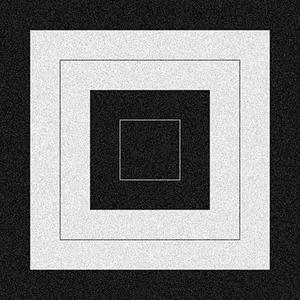
#> input picture HW5/images/img3.jpg, 300 x 300 px, given in place of img1.jpg, which was not available
$ python 110590034_hw3.py
#> lines starting #> are read from the running program, lines starting #| are printed output that depends on the picture; after the words box and inside, x2 and y2 are one past the last pixel; in counts of white or black regions, pixels touching at a corner belong together; pictures that were not available may be replaced by others from this repository, and a replacement may not be noted
#> in image, image is the input picture: shape (300, 300, 3); min 0, max 255, mean 122.3
'''
Modules import
'''
import numpy as np
import cv2

def rgb_to_gray(image):
    '''
    Convert color image to grayscale image
    '''
    gray_image = np.dot(image[..., :3], [0.3, 0.59, 0.11])
    return gray_image.astype(np.uint8)

def gray_to_binary(image, threshold):
    '''
    Convert image to binary image
    '''
#> called with threshold = 200
    binary_image = np.where(image > threshold, 0, 255)
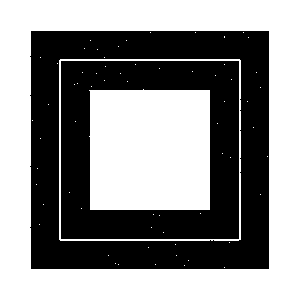
#> binary_image: shape (300, 300) int64; 54.7% white; 2 black regions, box (x1, y1, x2, y2) and area: (30, 31, 269, 269) 23498, (61, 61, 239, 239) 17254
    return binary_image.astype(np.uint8)

def distance_transform(image, connectivity=4):
    '''
    Distance transform with 4, 8 neighbors
    '''
#> called with connectivity = 8
    height, width = image.shape
#> height = 300; width = 300
    distance_map = np.zeros_like(image, dtype=np.uint16)
    distance_map = np.where(image == 255, 1, 0)

    # print(distance_map)
    if connectivity == 4:
        top_left_neighbors = [(-1, 0), (0, -1)]
    else:
        top_left_neighbors = [(-1, 0), (-1, -1), (-1, 1), (0, -1)]

    for i in range(height):
        for j in range(width):
            if image[i, j] == 0:
                continue
            neighbors = []
            for n_y, n_x in top_left_neighbors:
                if 0 <= (i + n_y) < height and 0 <= (j + n_x) < width:
                    neighbors.append(distance_map[i + n_y, j + n_x])
            # print(len(neighbors))
            if neighbors:
                distance_map[i, j] = min(neighbors) + 1
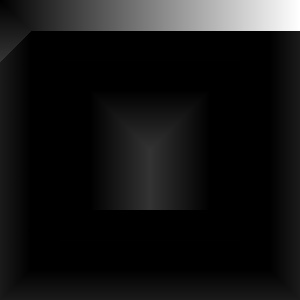
#> distance_map: shape (300, 300) int64; min 0, max 300, mean 24.2; drawn with min black and max white

    # print(distance_map)
    if connectivity == 4:
        bottom_right_neighbors = [(1, 0), (0, 1)]
    else:
        bottom_right_neighbors = [(1, 0), (1, 1), (1, -1), (0, 1)]

    for i in range(height - 1, -1, -1):
        for j in range(width - 1, -1, -1):
            if image[i, j] == 0:
                continue
            neighbors = []
            for n_y, n_x in bottom_right_neighbors:
                if 0 <= (i + n_y) < height and 0 <= (j + n_x) < width:
                    neighbors.append(distance_map[i + n_y, j + n_x])
            # print(len(neighbors), neighbors)
            if neighbors:
                distance_map[i, j] = min(min(neighbors) + 1, distance_map[i, j])
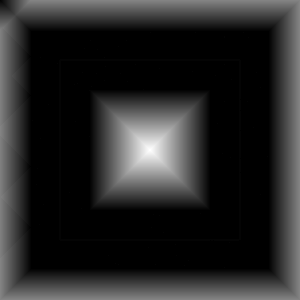
#> distance_map: shape (300, 300) int64; 18.27% of pixels changed, all inside (x1, y1, x2, y2) = (0, 0, 300, 257); drawn with min black and max white

    return distance_map

def colorize_distance_transform(distance_image):
    '''
    Colorize distance transform image
    '''
    max_value = np.max(distance_image)
#> max_value = 60
    colors_distance_image = (distance_image / max_value * 255).astype(np.uint8)
    return colors_distance_image

def image(number, threshold):
    '''
    For img{number}.png
    '''
    image = cv2.imread(f'images/img{number}.jpg')
    gray_image = rgb_to_gray(image)
    binary_image = gray_to_binary(gray_image, threshold)
    distance_image = distance_transform(binary_image, connectivity=8)
    colors_distance_image = colorize_distance_transform(distance_image)

    cv2.imshow('Original Image', image)
    cv2.imshow('Grayscale Image', gray_image)
    cv2.imshow('Binary Image', binary_image)
    cv2.imshow('Colors Distance Transform Image', colors_distance_image)
    cv2.imwrite(f'results/img{number}_q1-1.jpg', colors_distance_image)
    # cv2.imwrite(f'results/img{number}_q1-2.jpg', )
    cv2.waitKey(0)
    cv2.destroyAllWindows()

if __name__ == '__main__':
    image(number=1, threshold=200)
    image(number=2, threshold=200)
    image(number=3, threshold=200)
    image(number=4, threshold=200)
#> (the run stopped early here; a loop or call above may not have finished)
